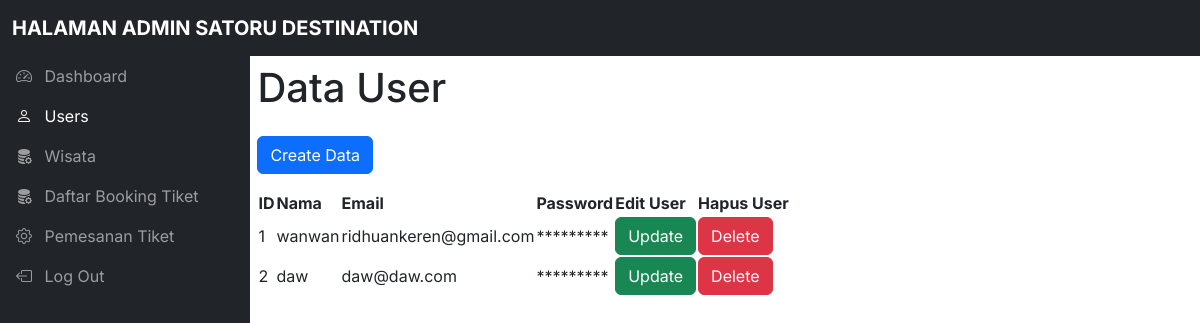
/model/admin/user.php (signed in), run on the app's committed database.
### tables this page shows
CREATE TABLE `tbl_user` (
  `nama` varchar(50) NOT NULL,
  `email` varchar(100) NOT NULL,
  `password` varchar(1000) NOT NULL,
  `id` int(11) NOT NULL
);

### model/admin/user.php (the view, shortened to what this page needs)
<!DOCTYPE html>
<html lang="en">
<head>
  <link href="https://cdn.jsdelivr.net/npm/bootstrap@5.3.3/dist/css/bootstrap.min.css" rel="stylesheet">
  <link href="https://cdn.jsdelivr.net/npm/bootstrap-icons@1.10.5/font/bootstrap-icons.css" rel="stylesheet">
  <link rel="stylesheet" href="css/style.css">
  <link rel="stylesheet" href="https://cdn.datatables.net/2.1.3/css/dataTables.dataTables.min.css">
</head>
<body>
  <nav class="navbar navbar-expand-lg navbar-dark bg-dark fixed-top">
    <div class="container-fluid">
      <a class="navbar-brand me-auto ms-lg-0 ms-3 text-uppercase fw-bold" href="#">Halaman Admin Satoru Destination</a>
    </div>
  </nav>
  <div class="offcanvas sidebar-nav bg-dark" tabindex="-1" id="sidebar">
    <div class="offcanvas-body p-0">
      <nav class="navbar-dark">
        <ul class="navbar-nav">
          <li>
            <a href="index.php" class="nav-link px-3">
              <span class="me-2"><i class="bi bi-speedometer2"></i></span>
              <span>Dashboard</span>
            </a>
          </li>
          <li>
            <a href="user.php" class="nav-link px-3 active">
              <span class="me-2"><i class="bi bi-person"></i></span>
              <span>Users</span>
            </a>
          </li>
          <li>
            <a href="product.php" class="nav-link px-3">
              <span class="me-2"><i class="bi bi-database-fill-gear"></i></span>
              <span>Wisata</span>
            </a>
          </li>
          <li>
            <a href="tiket.php" class="nav-link px-3 ">
              <span class="me-2"><i class="bi bi-database-fill-gear"></i></span>
              <span>Daftar Booking Tiket</span>
            </a>
          </li>
          <li>
            <a href="pemesanan_tiket.php" class="nav-link px-3">
              <span class="me-2"><i class="bi bi-gear"></i></span>
              <span>Pemesanan Tiket</span>
            </a>
          </li>
          <li>
            <a href="../../controller/logout.php" class="nav-link px-3">
              <span class="me-2"><i class="bi bi-box-arrow-left"></i></span>
              <span>Log Out</span>
            </a>
          </li>
        </ul>
      </nav>
    </div>
  </div>
   <div class="container d-flex">
      <div class="container mt-5 pt-3">
        <h1 class="mb-4">Data User</h1>
        <a href="create_user.php" class="btn btn-primary mb-3">Create Data</a>
        <table id="userTable" class="display">
          <thead>
            <tr>
              <th>ID</th>
              <th>Nama</th>
              <th>Email</th>
              <th>Password</th>
              <th>Edit User</th>
              <th>Hapus User</th>
            </tr>
          </thead>
          <tbody>
          <?php
            include '../../controller/koneksi.php';
            $sql = "SELECT * FROM tbl_user";
            $result = $conn->query($sql);
            if ($result->num_rows > 0) {
              while($row = $result->fetch_assoc()) {
                echo "<tr>";
                echo "<td>" . $row["id"] . "</td>";
                echo "<td>" . $row["nama"] . "</td>";
                echo "<td>" . $row["email"] . "</td>";
                echo "<td>" .'*********'. "</td>";
                echo "<td><a href='form/update_wisata.php?id=" . $row["id"] . "' class='btn btn-success'>Update</a></td>";
                echo "<td><a href='../../controller/delete_wisata.php?id=" . $row["id"] . "' class='btn btn-danger'>Delete</a></td>";
                echo "</tr>";
              }
            }
            ?>
          </tbody>
        </table>
      </div>
  </div>
</body>
</html>

### model/admin/css/style.css (style rules this page uses)
body, button { font-family: "Inter", sans-serif; }
:root { --offcanvas-width: 250px; --topNavbarHeight: 56px; }
.sidebar-nav { width: var(--offcanvas-width); }
@media (min-width: 992px) { body { overflow: auto !important; } }
@media (min-width: 992px) { .sidebar-nav { -webkit-transform: none; transform: none; visibility: visible !important; top: var(--topNavbarHeight); height: 100%; } }

### data on the page
tbl_user: id "1", nama "wanwan", email "ridhuankeren@gmail.com"
tbl_user: id "2", nama "daw", email "daw@daw.com"
